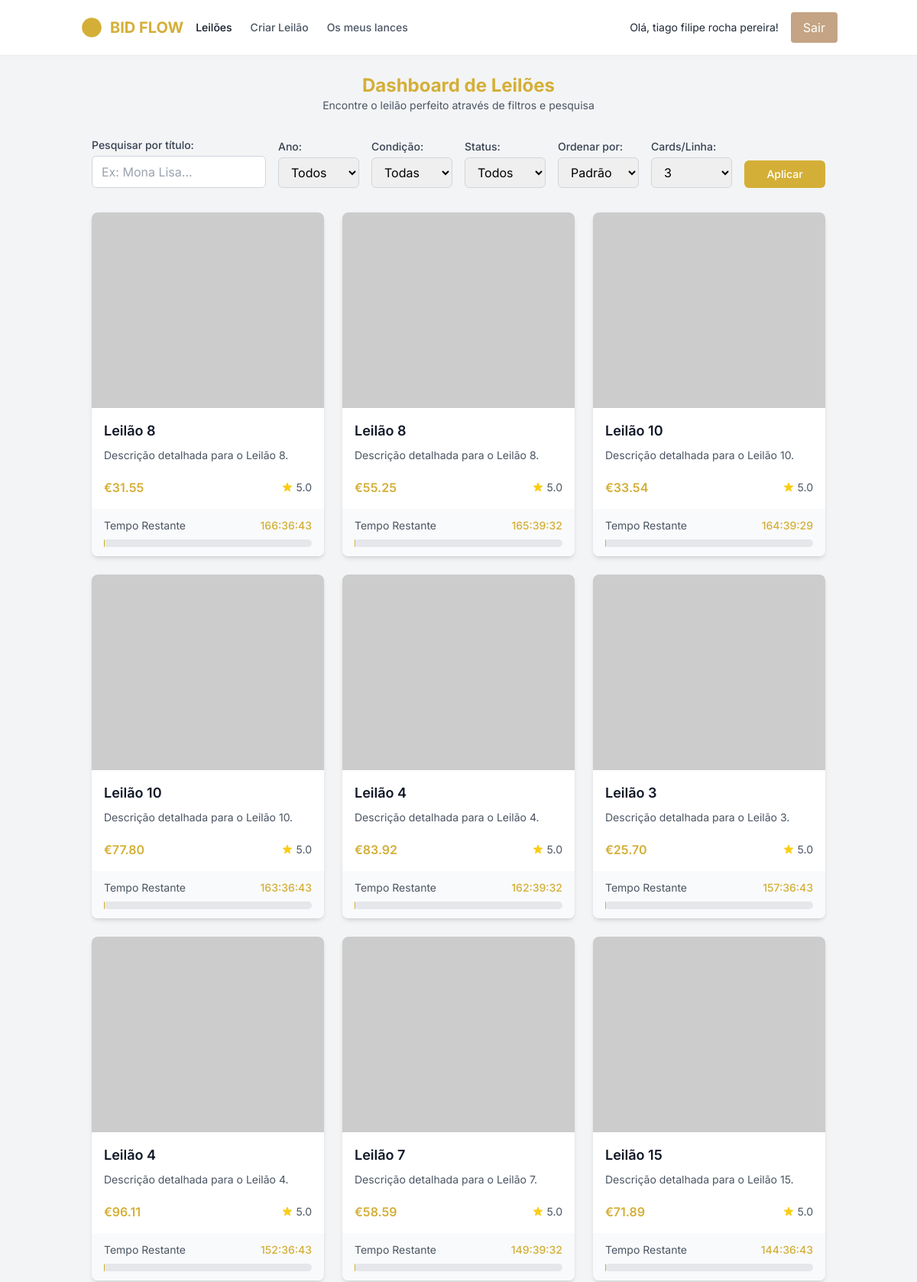
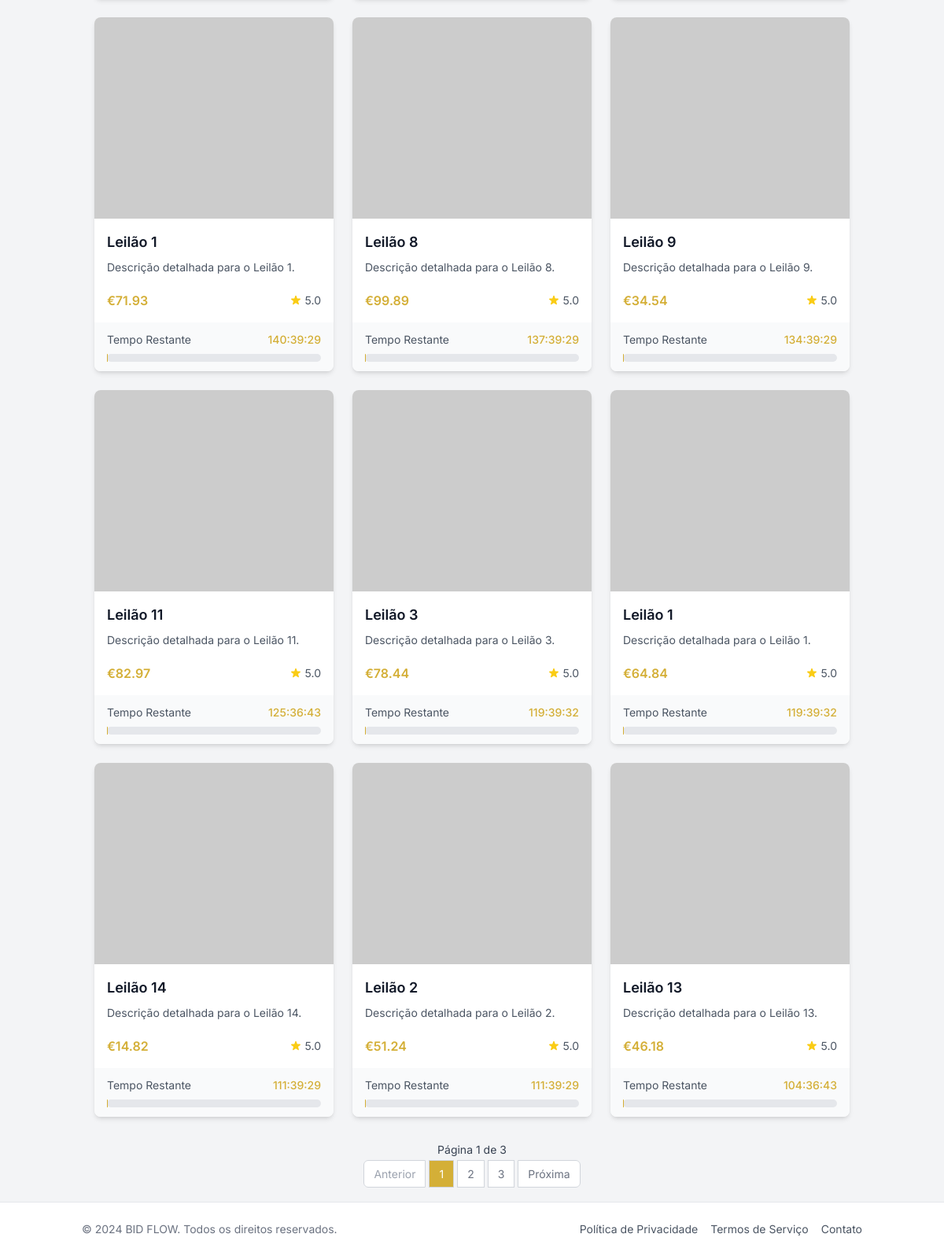
Page /dashboard (signed in) on the committed database (2 pictures, top to bottom).
### app.py (models this page shows, shortened)
class User(UserMixin, db.Model):
    __tablename__ = 'users'
    id = db.Column(db.String, primary_key=True, default=lambda: str(uuid4()))
    name = db.Column(db.String, nullable=False)
    email = db.Column(db.String, unique=True, nullable=False)
    password_hash = db.Column(db.String, nullable=False)
    lances = db.relationship('Lance', backref='user', lazy=True)

class Leilao(db.Model):
    __tablename__ = 'leiloes'
    id = db.Column(db.String, primary_key=True)
    titulo = db.Column(db.String, nullable=False)
    lance_atual = db.Column(db.Float, nullable=False)
    avaliacoes = db.Column(db.Integer, default=0)
    media_avaliacoes = db.Column(db.Float, default=5.0)
    descricao = db.Column(db.Text, nullable=False)
    tempo_inicio = db.Column(db.DateTime, nullable=False, default=datetime.utcnow)  # Novo Campo
    tempo_fim = db.Column(db.DateTime, nullable=False)
    local_de_entrega = db.Column(db.String, nullable=False)
    ano_fabricacao = db.Column(db.Integer, nullable=False)
    condicao = db.Column(db.String, nullable=False)
    total_lances = db.Column(db.Integer, default=0)
    historico_lances = db.relationship('Lance', backref='leilao', cascade='all, delete-orphan', lazy=True)
    detalhes_imagens = db.relationship('Imagem', backref='leilao', cascade='all, delete-orphan', lazy=True)

### app.py (the view)
@app.route('/dashboard')
@login_required
def dashboard():
    q = request.args.get('q', '').strip()
    ano_fabricacao = request.args.get('ano_fabricacao', '').strip()
    condicao = request.args.get('condicao', '').strip()
    ordenar = request.args.get('ordenar', '').strip()
    status = request.args.get('status', 'all').strip()
    page = request.args.get('page', 1, type=int)
    per_page = 18  # Número de leilões por página (ajustado para até 6 cards por linha)
    cards_per_row = request.args.get('cards_per_row', 3, type=int)  # Número de cards por linha
    query = Leilao.query
    if q:
        query = query.filter(Leilao.titulo.ilike(f"%{q}%"))
    if ano_fabricacao:
        try:
            ano_fabricacao_int = int(ano_fabricacao)
            query = query.filter(Leilao.ano_fabricacao == ano_fabricacao_int)
        except ValueError:
            flash('Ano de fabricação inválido.', 'error')
    if condicao:
        query = query.filter(Leilao.condicao == condicao)
    agora = datetime.utcnow()
    if status == 'active':
        query = query.filter(Leilao.tempo_fim > agora)
    elif status == 'finished':
        query = query.filter(Leilao.tempo_fim <= agora)
    elif status == 'participated':
        leilao_ids = [l.leilao_id for l in current_user.lances]
        query = query.filter(Leilao.id.in_(leilao_ids))
    if ordenar == 'lance':
        query = query.order_by(Leilao.lance_atual.asc())
    elif ordenar == 'tempo':
        query = query.order_by(Leilao.tempo_fim.asc())
    else:
        query = query.order_by(Leilao.tempo_fim.desc())  # Ordenação padrão
    if cards_per_row not in [1, 2, 3, 4, 5, 6]:
        cards_per_row = 3  # Valor padrão
    pagination = query.paginate(page=page, per_page=per_page, error_out=False)
    leiloes = pagination.items
    anos_disponiveis = [str(ano) for ano in range(1900, datetime.utcnow().year + 1)]
    leiloes_data = [serialize_leilao(l) for l in leiloes]
    return render_template(
        'dashboard.html',
        leiloes=leiloes,
        leiloes_data=leiloes_data,
        anos_disponiveis=anos_disponiveis,
        agora=agora,
        pagination=pagination,
        status=status,
        q=q,
        ano_fabricacao=ano_fabricacao,
        condicao=condicao,
        ordenar=ordenar,
        cards_per_row=cards_per_row
    )

### app.py (called while the page is built)
@login_manager.user_loader
def load_user(user_id):
    return User.query.get(user_id)

def serialize_leilao(leilao):
    return {
        'id': leilao.id,
        'titulo': leilao.titulo,
        'lance_atual': leilao.lance_atual,
        'avaliacoes': leilao.avaliacoes,
        'media_avaliacoes': leilao.media_avaliacoes,
        'descricao': leilao.descricao,
        'tempo_inicio': leilao.tempo_inicio.strftime('%Y-%m-%d %H:%M:%S'),  # Novo Campo
        'tempo_fim': leilao.tempo_fim.strftime('%Y-%m-%d %H:%M:%S'),
        'local_de_entrega': leilao.local_de_entrega,
        'ano_fabricacao': leilao.ano_fabricacao,
        'condicao': leilao.condicao,
        'total_lances': leilao.total_lances
    }

### templates/dashboard.html (shortened to what this page needs)
{% extends "base.html" %}
{% block content %}
<div class="space-y-8">
    <div class="text-center">
        <h1 class="text-2xl font-bold text-luxgold">Dashboard de Leilões</h1>
        <p class="text-gray-600 text-sm">Encontre o leilão perfeito através de filtros e pesquisa</p>
    </div>
    <form method="GET" id="filters-form" class="grid grid-cols-1 sm:grid-cols-4 lg:grid-cols-8 gap-4 items-end">
        <div class="col-span-2">
            <label for="q" class="block text-sm font-medium text-gray-700 mb-1">Pesquisar por título:</label>
            <input
                type="text"
                name="q"
                id="q"
                value="{{ q }}"
                placeholder="Ex: Mona Lisa..."
                class="w-full border border-gray-300 rounded-md px-3 py-2 focus:outline-none focus:ring-2 focus:ring-luxgold focus:border-luxgold"
            />
        </div>
        <div class="col-span-1">
            <label for="ano_fabricacao" class="block text-sm font-medium text-gray-700 mb-1">Ano:</label>
            <select name="ano_fabricacao" id="ano_fabricacao"
                class="w-full border border-gray-300 rounded-md px-3 py-2 focus:outline-none focus:ring-2 focus:ring-luxgold focus:border-luxgold">
                <option value="">Todos</option>
            </select>
        </div>
        <div class="col-span-1">
            <label for="condicao" class="block text-sm font-medium text-gray-700 mb-1">Condição:</label>
            <select name="condicao" id="condicao"
                class="w-full border border-gray-300 rounded-md px-3 py-2 focus:outline-none focus:ring-2 focus:ring-luxgold focus:border-luxgold">
                <option value="">Todas</option>
            </select>
        </div>
        <div class="col-span-1">
            <label for="status" class="block text-sm font-medium text-gray-700 mb-1">Status:</label>
            <select name="status" id="status"
                class="w-full border border-gray-300 rounded-md px-3 py-2 focus:outline-none focus:ring-2 focus:ring-luxgold focus:border-luxgold">
                <option value="all" {% if status == 'all' %}selected{% endif %}>Todos</option>
            </select>
        </div>
        <div class="col-span-1">
            <label for="ordenar" class="block text-sm font-medium text-gray-700 mb-1">Ordenar por:</label>
            <select name="ordenar" id="ordenar"
                class="w-full border border-gray-300 rounded-md px-3 py-2 focus:outline-none focus:ring-2 focus:ring-luxgold focus:border-luxgold">
                <option value="">Padrão</option>
            </select>
        </div>
        <div class="col-span-1">
            <label for="cards_per_row" class="block text-sm font-medium text-gray-700 mb-1">Cards/Linha:</label>
            <select name="cards_per_row" id="cards_per_row"
                class="w-full border border-gray-300 rounded-md px-3 py-2 focus:outline-none focus:ring-2 focus:ring-luxgold focus:border-luxgold">
                <option value="3" {% if cards_per_row == 3 %}selected{% endif %}>3</option>
            </select>
        </div>
        <div class="col-span-1 flex">
            <button type="submit" class="bg-luxgold text-white px-4 py-2 rounded-md hover:bg-yellow-600 transition text-sm font-medium w-full">
                Aplicar
            </button>
        </div>
    </form>
    <div class="grid gap-6 grid-cols-{{ cards_per_row }}">
        {% for leilao in leiloes %}
        {% set encerrado = leilao.tempo_fim < agora %}
        <div class="bg-white overflow-hidden shadow-md rounded-lg flex flex-col hover:shadow-xl transition">
            {% if not encerrado %}
            <a href="{{ url_for('leilao_inspecao', leilao_id=leilao.id) }}" class="block">
            {% else %}
            <div class="block cursor-default opacity-70">
            {% endif %}
                <div class="h-64 w-full overflow-hidden">
                    {% if leilao.detalhes_imagens and leilao.detalhes_imagens[0] %}
                    <img src="{{ leilao.detalhes_imagens[0].url }}" alt="{{ leilao.detalhes_imagens[0].alt }}" class="object-cover w-full h-full">
                    {% else %}
                    <div class="flex items-center justify-center w-full h-full bg-gray-200 text-gray-500">Sem imagem</div>
                    {% endif %}
                </div>
                <div class="p-4 flex-grow flex flex-col justify-between">
                    <div>
                        <h2 class="text-lg font-semibold text-gray-900 mb-2 line-clamp-2">{{ leilao.titulo }}</h2>
                        <p class="text-sm text-gray-600 mb-3 line-clamp-2">{{ leilao.descricao }}</p>
                    </div>
                    <div class="flex justify-between items-center mt-2">
                        <span class="text-luxgold font-semibold">€{{ "{:,.2f}".format(leilao.lance_atual) }}</span>
                        <div class="flex items-center">
                            <span class="text-sm text-gray-600">{{ leilao.media_avaliacoes }}</span>
                        </div>
                    </div>
                </div>
            {% if not encerrado %}
            </a>
            {% else %}
            </div>
            {% endif %}
            <div class="px-4 py-3 bg-gray-50">
                <div class="flex items-center justify-between text-sm">
                    <span class="text-gray-600">Tempo Restante</span>
                    <span class="font-medium text-luxgold" id="countdown-{{ leilao.id }}">
                    </span>
                </div>
                <div class="mt-2 w-full bg-gray-200 rounded-full h-2.5">
                </div>
            </div>
        </div>
        {% endfor %}
    </div>
    {% if pagination.pages > 1 %}
    <div class="flex flex-col items-center mt-8 space-y-2">
        <p class="text-sm text-gray-700">Página {{ pagination.page }} de {{ pagination.pages }}</p>
        <nav aria-label="Page navigation">
            <ul class="inline-flex items-center space-x-1">
                {% if pagination.has_prev %}
                <li>
                    <a href="{{ url_for('dashboard', q=q, ano_fabricacao=ano_fabricacao, condicao=condicao, ordenar=ordenar, status=status, cards_per_row=cards_per_row, page=pagination.prev_num) }}" class="px-3 py-2 text-sm leading-tight text-gray-500 bg-white border border-gray-300 rounded-l-md hover:bg-gray-100 hover:text-gray-700 transition">
                        Anterior
                    </a>
                </li>
                {% else %}
                <li>
                    <span class="px-3 py-2 text-sm leading-tight text-gray-400 bg-white border border-gray-300 rounded-l-md">
                        Anterior
                    </span>
                </li>
                {% endif %}
                {% for p in pagination.iter_pages(left_edge=2, right_edge=2, left_current=2, right_current=2) %}
                    {% if p %}
                        {% if p == pagination.page %}
                            <li>
                                <span class="px-3 py-2 text-sm leading-tight text-white bg-luxgold border border-gray-300">{{ p }}</span>
                            </li>
                        {% else %}
                            <li>
                                <a href="{{ url_for('dashboard', q=q, ano_fabricacao=ano_fabricacao, condicao=condicao, ordenar=ordenar, status=status, cards_per_row=cards_per_row, page=p) }}" class="px-3 py-2 text-sm leading-tight text-gray-500 bg-white border border-gray-300 hover:bg-gray-100 hover:text-gray-700 transition">
                                    {{ p }}
                                </a>
                            </li>
                        {% endif %}
                    {% else %}
                        <li>
                            <span class="px-3 py-2 text-sm leading-tight text-gray-500 bg-white border border-gray-300">...</span>
                        </li>
                    {% endif %}
                {% endfor %}
                {% if pagination.has_next %}
                <li>
                    <a href="{{ url_for('dashboard', q=q, ano_fabricacao=ano_fabricacao, condicao=condicao, ordenar=ordenar, status=status, cards_per_row=cards_per_row, page=pagination.next_num) }}" class="px-3 py-2 text-sm leading-tight text-gray-500 bg-white border border-gray-300 rounded-r-md hover:bg-gray-100 hover:text-gray-700 transition">
                        Próxima
                    </a>
                </li>
                {% else %}
                <li>
                    <span class="px-3 py-2 text-sm leading-tight text-gray-400 bg-white border border-gray-300 rounded-r-md">
                        Próxima
                    </span>
                </li>
                {% endif %}
            </ul>
        </nav>
    </div>
    {% endif %}
</div>
{% endblock %}

### templates/base.html (shortened to what this page needs)
<!DOCTYPE html>
<html lang="pt-PT" class="h-full bg-gray-100">
<head>
    <script src="https://cdn.tailwindcss.com"></script>
    <link rel="stylesheet" href="https://cdn.jsdelivr.net/npm/toastify-js/src/toastify.min.css">
</head>
<body class="h-full font-sans antialiased flex flex-col min-h-screen">
    <header class="bg-white shadow-sm">
        <nav class="container mx-auto px-4 py-4 flex items-center justify-between">
            <div class="flex items-center space-x-4">
                <a href="{{ url_for('dashboard') }}" class="flex items-center">
                    <svg class="h-8 w-8 text-luxgold" fill="currentColor" viewBox="0 0 20 20">
                        <circle cx="10" cy="10" r="8" />
                    </svg>
                    <span class="ml-2 text-luxgold font-bold text-xl">BID FLOW</span>
                </a>
                <div class="hidden md:flex space-x-6">
                    <a href="{{ url_for('dashboard') }}" class="text-gray-900 hover:text-luxgold text-sm font-medium transition">
                        Leilões
                    </a>
                    <a href="{{ url_for('criar_leilao') }}" class="text-gray-600 hover:text-luxgold text-sm font-medium transition">
                        Criar Leilão
                    </a>
                    {% if current_user.is_authenticated %}
                    <a href="{{ url_for('meus_lances') }}" class="text-gray-600 hover:text-luxgold text-sm font-medium transition">
                        Os meus lances
                    </a>
                    {% endif %}
                </div>
            </div>
            <div class="hidden md:flex items-center space-x-4">
                {% if current_user.is_authenticated %}
                    <span class="text-gray-800 text-sm">Olá, {{ current_user.name }}!</span>
                    <a href="{{ url_for('logout') }}" class="bg-luxbrown text-luxwhite px-4 py-2 rounded hover:bg-luxgold transition">
                        Sair
                    </a>
                {% else %}
                    <a href="{{ url_for('login') }}" class="text-gray-600 hover:text-luxgold text-sm font-medium transition">Entrar</a>
                    <a href="{{ url_for('register') }}" class="bg-luxgold text-luxwhite px-4 py-2 rounded hover:bg-luxbrown transition">Registar</a>
                {% endif %}
            </div>
        </nav>
    </header>
    <main class="flex-grow {% block main_classes %}container mx-auto py-6 px-4 sm:px-6 lg:px-8{% endblock %}">
        {% block content %}{% endblock %}
    </main>
    <footer class="bg-white border-t">
        <div class="container mx-auto px-4 py-6">
            <div class="flex flex-col md:flex-row items-center justify-between">
                <p class="text-center text-sm text-gray-500">
                    &copy; 2024 BID FLOW. Todos os direitos reservados.
                </p>
                <div class="mt-4 md:mt-0 flex space-x-4">
                    <a href="#" class="text-gray-600 hover:text-luxgold text-sm transition">Política de Privacidade</a>
                    <a href="#" class="text-gray-600 hover:text-luxgold text-sm transition">Termos de Serviço</a>
                    <a href="#" class="text-gray-600 hover:text-luxgold text-sm transition">Contato</a>
                </div>
            </div>
        </div>
    </footer>
</body>
</html>

### templates/base.html (style rules this page uses)
* { scrollbar-width: thin; scrollbar-color: #C4A484 #f1f1f1; }

### rows in the picture
User: name "tiago filipe rocha pereira"
Leilao: titulo "Leilão 8", descricao "Descrição detalhada para o Leilão 8.", lance_atual "31.55", media_avaliacoes "5.0"
Leilao: titulo "Leilão 8", descricao "Descrição detalhada para o Leilão 8.", lance_atual "55.25", media_avaliacoes "5.0"
Leilao: titulo "Leilão 10", descricao "Descrição detalhada para o Leilão 10.", lance_atual "33.54", media_avaliacoes "5.0"
Leilao: titulo "Leilão 10", descricao "Descrição detalhada para o Leilão 10.", lance_atual "77.80", media_avaliacoes "5.0"
Leilao: titulo "Leilão 4", descricao "Descrição detalhada para o Leilão 4.", lance_atual "83.92", media_avaliacoes "5.0"
Leilao: titulo "Leilão 3", descricao "Descrição detalhada para o Leilão 3.", lance_atual "25.70", media_avaliacoes "5.0"
Leilao: titulo "Leilão 4", descricao "Descrição detalhada para o Leilão 4.", lance_atual "96.11", media_avaliacoes "5.0"
Leilao: titulo "Leilão 7", descricao "Descrição detalhada para o Leilão 7.", lance_atual "58.59", media_avaliacoes "5.0"
Leilao: titulo "Leilão 15", descricao "Descrição detalhada para o Leilão 15.", lance_atual "71.89", media_avaliacoes "5.0"
Leilao: titulo "Leilão 1", descricao "Descrição detalhada para o Leilão 1.", lance_atual "71.93", media_avaliacoes "5.0"
Leilao: titulo "Leilão 8", descricao "Descrição detalhada para o Leilão 8.", lance_atual "99.89", media_avaliacoes "5.0"
Leilao: titulo "Leilão 9", descricao "Descrição detalhada para o Leilão 9.", lance_atual "34.54", media_avaliacoes "5.0"
Leilao: titulo "Leilão 11", descricao "Descrição detalhada para o Leilão 11.", lance_atual "82.97", media_avaliacoes "5.0"
Leilao: titulo "Leilão 3", descricao "Descrição detalhada para o Leilão 3.", lance_atual "78.44", media_avaliacoes "5.0"
Leilao: titulo "Leilão 1", descricao "Descrição detalhada para o Leilão 1.", lance_atual "64.84", media_avaliacoes "5.0"
Leilao: titulo "Leilão 14", descricao "Descrição detalhada para o Leilão 14.", lance_atual "14.82", media_avaliacoes "5.0"
Leilao: titulo "Leilão 2", descricao "Descrição detalhada para o Leilão 2.", lance_atual "51.24", media_avaliacoes "5.0"
Leilao: titulo "Leilão 13", descricao "Descrição detalhada para o Leilão 13.", lance_atual "46.18", media_avaliacoes "5.0"

### other values in the picture
{{ pagination.page }} "1"
{{ pagination.pages }} "3"
{{ p }} "1"
{{ p }} "2" "3"
